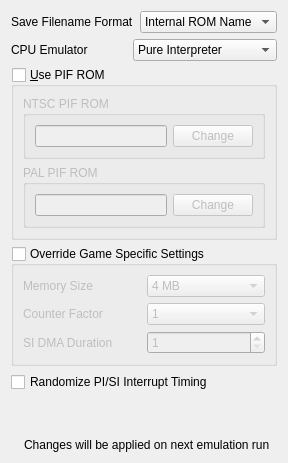
         <widget class="QWidget" name="coreTab">
          <attribute name="title">
           <string>Core</string>
          </attribute>
          <layout class="QVBoxLayout" name="verticalLayout_24">
           <item>
            <layout class="QHBoxLayout" name="horizontalLayout_46">
             <item>
              <widget class="QLabel" name="label_25">
               <property name="text">
                <string>Save Filename Format</string>
               </property>
              </widget>
             </item>
             <item>
              <widget class="QComboBox" name="coreSaveFilenameFormatComboBox">
               <item>
                <property name="text">
                 <string>Internal ROM Name</string>
                </property>
               </item>
               <item>
                <property name="text">
                 <string>Automatic</string>
                </property>
               </item>
              </widget>
             </item>
            </layout>
           </item>
           <item>
            <layout class="QHBoxLayout" name="horizontalLayout_43">
             <item>
              <widget class="QLabel" name="label_23">
               <property name="text">
                <string>CPU Emulator</string>
               </property>
              </widget>
             </item>
             <item>
              <widget class="QComboBox" name="coreCpuEmulatorComboBox">
               <item>
                <property name="text">
                 <string>Pure Interpreter</string>
                </property>
               </item>
               <item>
                <property name="text">
                 <string>Cached Interpreter</string>
                </property>
               </item>
               <item>
                <property name="text">
                 <string>Dynamic Recompiler</string>
                </property>
               </item>
              </widget>
             </item>
            </layout>
           </item>
           <item>
            <widget class="QGroupBox" name="usePifRomGroupBox">
             <property name="title">
              <string>&amp;Use PIF ROM</string>
             </property>
             <property name="checkable">
              <bool>true</bool>
             </property>
             <property name="checked">
              <bool>false</bool>
             </property>
             <layout class="QVBoxLayout" name="verticalLayout_17">
              <item>
               <widget class="QGroupBox" name="groupBox_2">
                <property name="title">
                 <string>NTSC PIF ROM</string>
                </property>
                <layout class="QHBoxLayout" name="horizontalLayout_6">
                 <item>
                  <widget class="QLineEdit" name="ntscPifRomLineEdit">
                   <property name="readOnly">
                    <bool>true</bool>
                   </property>
                   <property name="clearButtonEnabled">
                    <bool>false</bool>
                   </property>
                  </widget>
                 </item>
                 <item>
                  <widget class="QPushButton" name="changeNTSCPifRomButton">
                   <property name="text">
                    <string>Change</string>
                   </property>
                  </widget>
                 </item>
                </layout>
               </widget>
              </item>
              <item>
               <widget class="QGroupBox" name="groupBox_3">
                <property name="title">
                 <string>PAL PIF ROM</string>
                </property>
                <layout class="QHBoxLayout" name="horizontalLayout_7">
                 <item>
                  <widget class="QLineEdit" name="palPifRomLineEdit">
                   <property name="readOnly">
                    <bool>true</bool>
                   </property>
                  </widget>
                 </item>
                 <item>
                  <widget class="QPushButton" name="changePALPifRomButton">
                   <property name="text">
                    <string>Change</string>
                   </property>
                  </widget>
                 </item>
                </layout>
               </widget>
              </item>
             </layout>
            </widget>
           </item>
           <item>
            <widget class="QGroupBox" name="coreOverrideGameSettingsGroup">
             <property name="enabled">
              <bool>true</bool>
             </property>
             <property name="title">
              <string>Override Game Specific Settings</string>
             </property>
             <property name="checkable">
              <bool>true</bool>
             </property>
             <property name="checked">
              <bool>false</bool>
             </property>
             <layout class="QVBoxLayout" name="verticalLayout_18">
              <item>
               <layout class="QHBoxLayout" name="horizontalLayout_44">
                <item>
                 <widget class="QLabel" name="label_24">
                  <property name="text">
                   <string>Memory Size</string>
                  </property>
                 </widget>
                </item>
                <item>
                 <widget class="QComboBox" name="coreMemorySizeComboBox">
                  <item>
                   <property name="text">
                    <string>4 MB</string>
                   </property>
                  </item>
                  <item>
                   <property name="text">
                    <string>8 MB</string>
                   </property>
                  </item>
                 </widget>
                </item>
               </layout>
              </item>
              <item>
               <layout class="QHBoxLayout" name="horizontalLayout_45">
                <item>
                 <widget class="QLabel" name="label_46">
                  <property name="text">
                   <string>Counter Factor</string>
                  </property>
                 </widget>
                </item>
                <item>
                 <widget class="QComboBox" name="coreCounterFactorComboBox">
                  <item>
                   <property name="text">
                    <string>1</string>
                   </property>
                  </item>
                  <item>
                   <property name="text">
                    <string>2</string>
                   </property>
                  </item>
                  <item>
                   <property name="text">
                    <string>3</string>
                   </property>
                  </item>
                  <item>
                   <property name="text">
                    <string>4</string>
                   </property>
                  </item>
                  <item>
                   <property name="text">
                    <string>5</string>
                   </property>
                  </item>
                  <item>
                   <property name="text">
                    <string>6</string>
                   </property>
                  </item>
                 </widget>
                </item>
               </layout>
              </item>
              <item>
               <layout class="QHBoxLayout" name="horizontalLayout_48">
                <item>
                 <widget class="QLabel" name="label_47">
                  <property name="text">
                   <string>SI DMA Duration</string>
                  </property>
                 </widget>
                </item>
                <item>
                 <widget class="QSpinBox" name="coreSiDmaDurationSpinBox">
                  <property name="minimum">
                   <number>1</number>
                  </property>
                  <property name="maximum">
                   <number>9999999</number>
                  </property>
                  <property name="value">
                   <number>1</number>
                  </property>
                 </widget>
                </item>
               </layout>
              </item>
             </layout>
            </widget>
           </item>
           <item>
            <widget class="QCheckBox" name="coreRandomizeTimingCheckBox">
             <property name="text">
              <string>Randomize PI/SI Interrupt Timing</string>
             </property>
            </widget>
           </item>
           <item>
            <spacer name="verticalSpacer_7">
             <property name="orientation">
              <enum>Qt::Orientation::Vertical</enum>
             </property>
             <property name="sizeHint" stdset="0">
              <size>
               <width>20</width>
               <height>40</height>
              </size>
             </property>
            </spacer>
           </item>
           <item>
            <layout class="QHBoxLayout" name="emulationInfoLayout_0">
             <item>
              <widget class="QLabel" name="infoIconLabel_0">
               <property name="sizePolicy">
                <sizepolicy hsizetype="Minimum" vsizetype="Preferred">
                 <horstretch>0</horstretch>
                 <verstretch>0</verstretch>
                </sizepolicy>
               </property>
               <property name="text">
                <string/>
               </property>
               <property name="pixmap">
                <pixmap>:/newPrefix/Resource/Info.ico</pixmap>
               </property>
               <property name="wordWrap">
                <bool>false</bool>
               </property>
              </widget>
             </item>
             <item>
              <widget class="QLabel" name="label_49">
               <property name="sizePolicy">
                <sizepolicy hsizetype="Expanding" vsizetype="Minimum">
                 <horstretch>0</horstretch>
                 <verstretch>0</verstretch>
                </sizepolicy>
               </property>
               <property name="midLineWidth">
                <number>1</number>
               </property>
               <property name="text">
                <string>Changes will be applied on next emulation run</string>
               </property>
               <property name="textFormat">
                <enum>Qt::TextFormat::PlainText</enum>
               </property>
              </widget>
             </item>
            </layout>
           </item>
          </layout>
         </widget>
